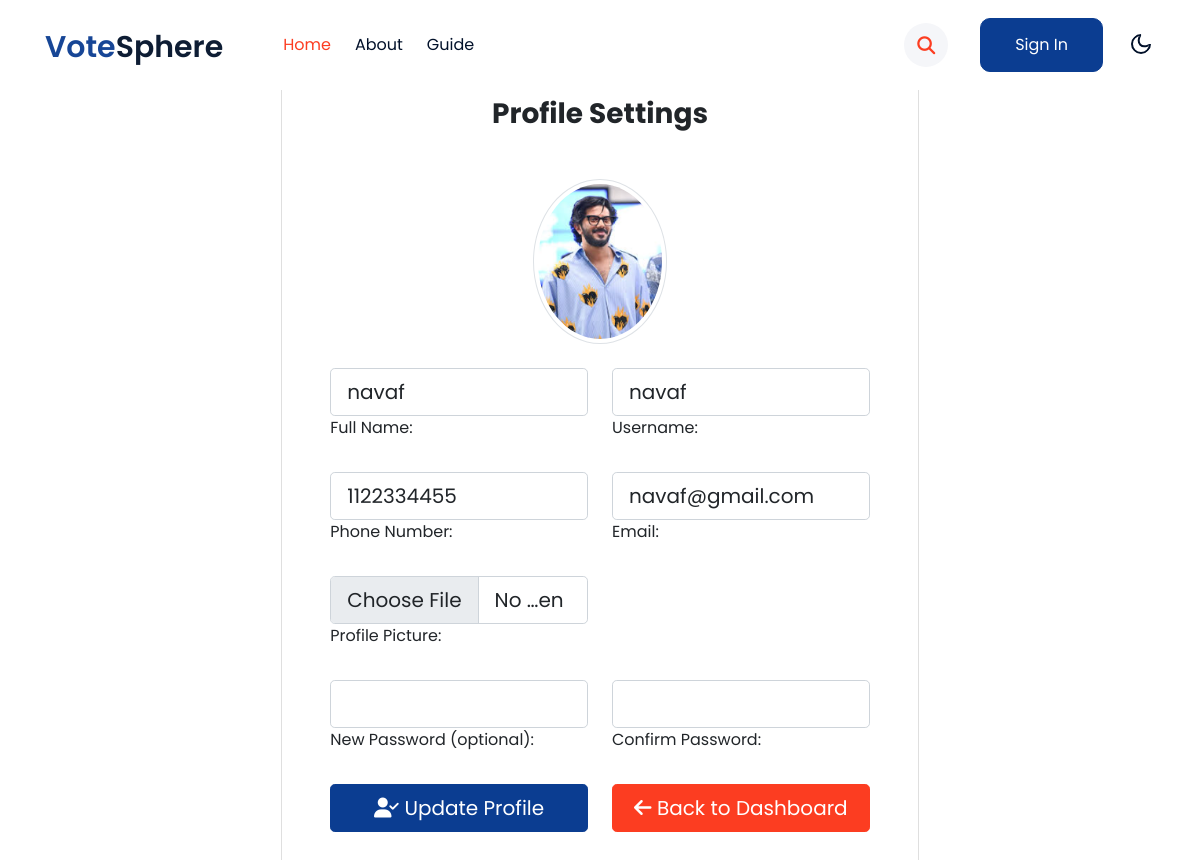
Before: /manager/1/profile/edit/ with the older database file.
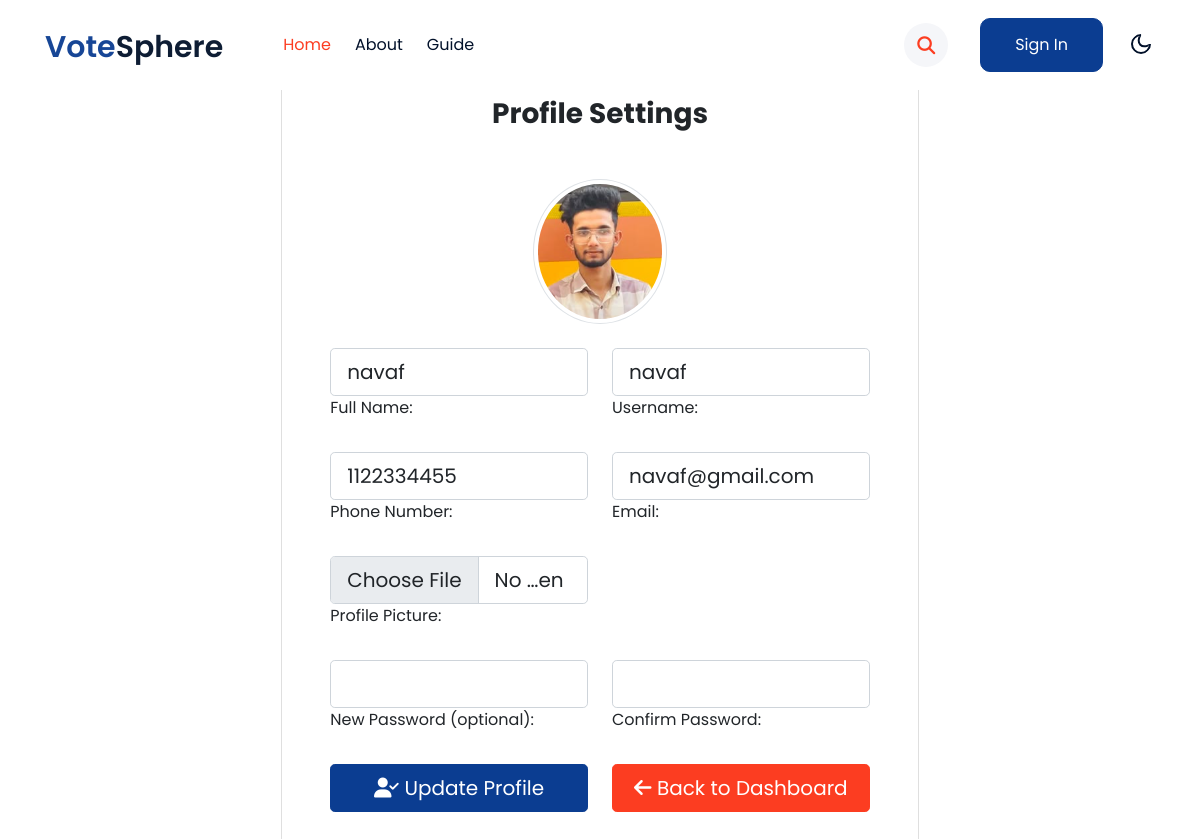
After: the same page with the newer database file.
### vote/models.py (models this page shows, shortened)
class ElectionManager(models.Model):
    id_number = models.CharField(max_length=20, unique=True)
    profile_picture = models.ImageField(upload_to="profiles/", null=True, blank=True)
    fullname = models.CharField(max_length=255)
    username = models.CharField(max_length=100, unique=True)
    phone_number = models.CharField(max_length=10, unique=True)
    email = models.EmailField(unique=True)
    address = models.TextField()
    password = models.CharField(max_length=255)

### vote/views.py (the view, shortened to what this page needs)
# urls.py: path('manager/<int:manager_id>/profile/edit/', views.manager_profile, name='manager_profile'),
def manager_profile(request, manager_id):
    manager = get_object_or_404(ElectionManager, id=manager_id)
    return render(request, "manager_profile.html", {"manager": manager})

### vote/templates/manager_profile.html (shortened to what the changed rows need)
{% load static %}
<!doctype html>
<html lang="en">
<head>
    <link rel="stylesheet" href="https://cdnjs.cloudflare.com/ajax/libs/font-awesome/6.3.0/css/all.min.css">
    <link rel="stylesheet" href="{% static 'css/style-starter.css' %}">
</head>
<body>
    <header id="site-header" class="fixed-top">
        <div class="container">
            <nav class="navbar navbar-expand-lg navbar-light stroke py-lg-0">
                <h1><a class="navbar-brand pe-xl-5 pe-lg-4" href="#">
                        <span class="sublog">vote</span>Sphere
                    </a></h1>
            </nav>
        </div>
    </header>
    <section class="vh-100 gradient-custom">
        <div class="container py-5 h-100">
            <div class="row justify-content-center align-items-center h-100">
                <div class="col-12 col-lg-9 col-xl-7">
                    <div class="card shadow-2-strong card-registration" style="border-radius: 15px;">
                        <div class="card-body p-4 p-md-5">
                            <form method="POST" enctype="multipart/form-data">
                                <div class="row">
                                    <div class="col-md-12 text-center mb-4">
                                        {% if manager.profile_picture %}
                                            <img src="{{ manager.profile_picture.url }}" class="rounded-circle img-thumbnail img-fluid w-25">
                                        {% else %}
                                            <img src="{% static 'images/default-profile.png' %}" class="rounded-circle img-thumbnail img-fluid w-25">
                                        {% endif %}
                                    </div>
                                </div>
                                <div class="row">
                                    <div class="col-md-6 mb-4">
                                        <div class="form-outline">
                                            <input type="text" name="fullname" class="form-control form-control-lg" value="{{ manager.fullname }}" required />
                                            <label class="form-label text-dark">Full Name:</label>
                                        </div>
                                    </div>
                                    <div class="col-md-6 mb-4">
                                        <div class="form-outline">
                                            <input type="text" name="username" class="form-control form-control-lg" value="{{ manager.username }}" required />
                                            <label class="form-label text-dark">Username:</label>
                                        </div>
                                    </div>
                                </div>
                                <div class="row">
                                    <div class="col-md-6 mb-4">
                                        <div class="form-outline">
                                            <input type="text" name="phone_number" class="form-control form-control-lg" value="{{ manager.phone_number }}" required />
                                            <label class="form-label text-dark">Phone Number:</label>
                                        </div>
                                    </div>
                                    <div class="col-md-6 mb-4">
                                        <div class="form-outline">
                                            <input type="email" name="email" class="form-control form-control-lg" value="{{ manager.email }}" required />
                                            <label class="form-label text-dark">Email:</label>
                                        </div>
                                    </div>
                                </div>
                            </form>
                        </div>
                    </div>
                </div>
            </div>
        </div>
    </section>
</body>
</html>

Changed rows visible on the page:
changed ElectionManager "navaf": profile_picture: a different picture
